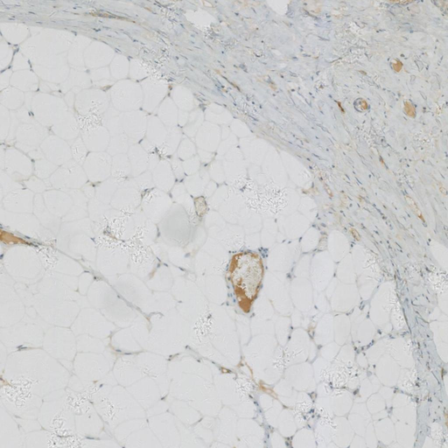
#> input picture android_app/app/src/main/assets/samples/sample_tile_class_0.png, 448 x 448 px
$ python -i 04_cross_dataset_features.py   (imports and definitions only)
#> lines starting #> are read from the running program, lines starting #| are printed output that depends on the picture; after the words box and inside, x2 and y2 are one past the last pixel; in counts of white or black regions, pixels touching at a corner belong together
"""Audit 4 (no TensorFlow): the same stain, colour and scale measurements on HER2-IHC-40x test, BCI and FYP2, plus
stain-only classifiers fitted on BCI train / FYP2 train and applied unchanged to the external tiles."""
import json, sys; from pathlib import Path
from concurrent.futures import ProcessPoolExecutor
import numpy as np, pandas as pd, cv2
from PIL import Image
ROOT = Path(__file__).resolve().parents[2]; sys.path.insert(0, str(ROOT/"src"))
import analysis_data as AD
from sklearn.ensemble import RandomForestClassifier
from sklearn.linear_model import LogisticRegression
from sklearn.pipeline import make_pipeline
from sklearn.preprocessing import StandardScaler
from sklearn.metrics import accuracy_score, balanced_accuracy_score, cohen_kappa_score
OUT = ROOT/"final_reports/tables"; RAW = ROOT.parent/"FYP/data/raw/HER2-IHC-40x/wsi_test"; FYP2 = ROOT.parent/"FYP2"
GAN = FYP2/"HER2 SCORES DATA/Generated_HER2_images"

def scale_stats(path):
    """Blob size of haematoxylin-rich objects and texture scale, all at the same 224 px view the 224 networks get."""
    rgb = np.asarray(Image.open(path).convert("RGB").resize((224, 224), Image.BILINEAR))
    hsv = cv2.cvtColor(rgb, cv2.COLOR_RGB2HSV); bg = hsv[..., 1] < 8
#> after `hsv = cv2.cvtColor(rgb, cv2.COLOR_RGB2HSV)`: hsv: shape (224, 224, 3); mean H, S, V 68.7, 3.5, 208.9
#> after `bg = hsv[..., 1] < 8`:
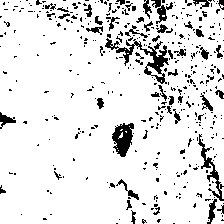
#> bg: shape (224, 224) bool; 89.2% white; 412 black regions (363 under 20 px), largest, box (x1, y1, x2, y2) and area: (105, 38, 169, 84) 706, (112, 123, 134, 157) 472, (198, 134, 224, 201) 361
    I0 = rgb[bg].mean(0) if bg.sum() > 100 else np.percentile(rgb.reshape(-1, 3), 99, axis=0)
#> I0 = [209.2, 209.5, 210.1]
#> (the run stopped early here; a loop or call above may not have finished)
